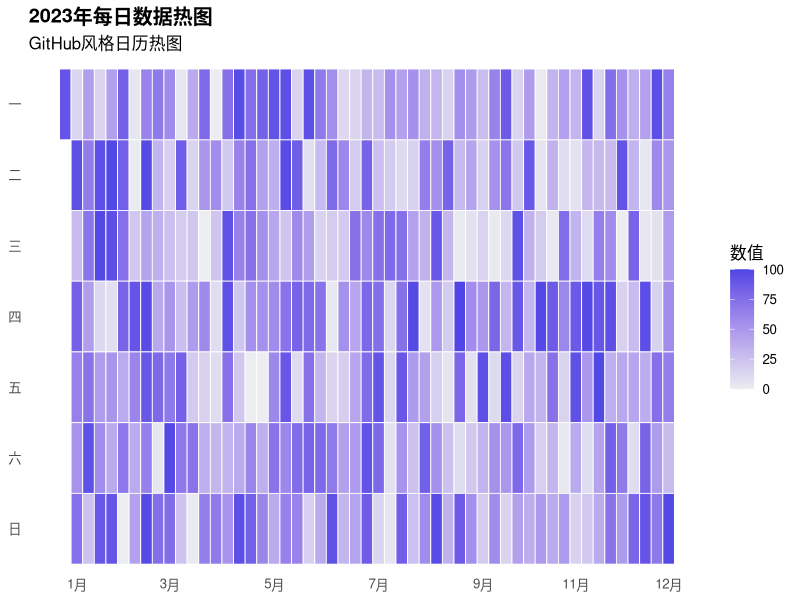
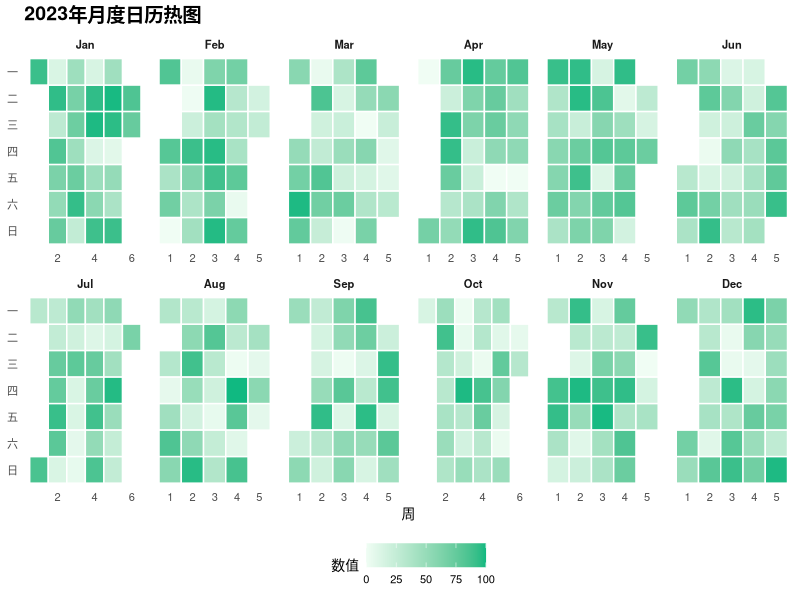
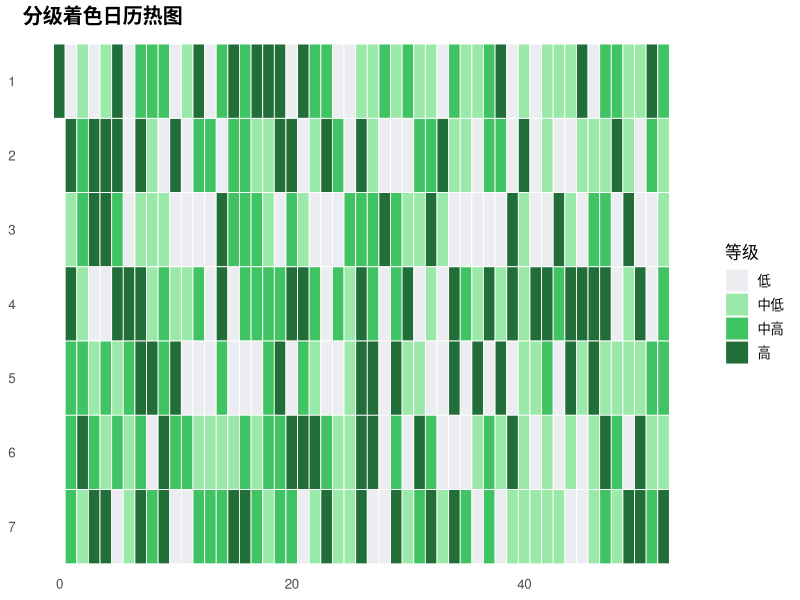

Write R code to recreate these figures, in order.
## ---- chunk 1
knitr::opts_chunk$set(
    echo = TRUE, warning = FALSE, message = FALSE,
    fig.width = 12, fig.height = 4, fig.retina = 2, out.width = "100%", dpi = 150
)
## ---- chunk 2
library(ggplot2)
library(dplyr)
library(lubridate)
## ---- chunk 3
# 生成一年的日期和随机值
set.seed(42)
calendar_data <- data.frame(
    date = seq(as.Date("2023-01-01"), as.Date("2023-12-31"), by = "day")
) %>%
    mutate(
        value = round(runif(n(), 0, 100)),
        week = week(date),
        weekday = wday(date, label = TRUE, abbr = TRUE),
        month = month(date, label = TRUE),
        year = year(date)
    )

head(calendar_data)
## ---- chunk 4
# 计算每周在年中的位置
calendar_data <- calendar_data %>%
    mutate(
        week_of_year = as.numeric(format(date, "%W")),
        day_of_week = wday(date)
    )

ggplot(calendar_data, aes(x = week_of_year, y = factor(day_of_week, levels = 7:1))) +
    geom_tile(aes(fill = value), color = "white", linewidth = 0.3) +
    scale_fill_gradient(low = "#ebedf0", high = "#4f46e5", name = "数值") +
    scale_x_continuous(
        breaks = c(1, 9, 18, 27, 36, 44, 52),
        labels = c("1月", "3月", "5月", "7月", "9月", "11月", "12月")
    ) +
    scale_y_discrete(labels = c("日", "六", "五", "四", "三", "二", "一")) +
    labs(
        title = "2023年每日数据热图",
        subtitle = "GitHub风格日历热图",
        x = NULL,
        y = NULL
    ) +
    theme_minimal(base_size = 12) +
    theme(
        plot.title = element_text(face = "bold"),
        panel.grid = element_blank(),
        legend.position = "right"
    )
## ---- chunk 5
# 计算月内周数
calendar_data <- calendar_data %>%
    group_by(month) %>%
    mutate(
        week_of_month = dense_rank(week_of_year)
    ) %>%
    ungroup()

ggplot(calendar_data, aes(x = week_of_month, y = factor(day_of_week, levels = 7:1))) +
    geom_tile(aes(fill = value), color = "white", linewidth = 0.5) +
    facet_wrap(~month, nrow = 2, scales = "free_x") +
    scale_fill_gradient(low = "#f0fdf4", high = "#10b981", name = "数值") +
    scale_y_discrete(labels = c("日", "六", "五", "四", "三", "二", "一")) +
    labs(
        title = "2023年月度日历热图",
        x = "周",
        y = NULL
    ) +
    theme_minimal(base_size = 10) +
    theme(
        plot.title = element_text(face = "bold", size = 14),
        panel.grid = element_blank(),
        strip.text = element_text(face = "bold"),
        legend.position = "bottom"
    )
## ---- chunk 6
# 分级着色
calendar_data <- calendar_data %>%
    mutate(
        level = cut(value,
            breaks = c(-Inf, 25, 50, 75, Inf),
            labels = c("低", "中低", "中高", "高")
        )
    )

ggplot(calendar_data, aes(x = week_of_year, y = factor(day_of_week, levels = 7:1))) +
    geom_tile(aes(fill = level), color = "white", linewidth = 0.3) +
    scale_fill_manual(
        values = c(
            "低" = "#ebedf0", "中低" = "#9be9a8",
            "中高" = "#40c463", "高" = "#216e39"
        ),
        name = "等级"
    ) +
    labs(
        title = "分级着色日历热图",
        x = NULL,
        y = NULL
    ) +
    theme_minimal(base_size = 12) +
    theme(
        plot.title = element_text(face = "bold"),
        panel.grid = element_blank()
    )
